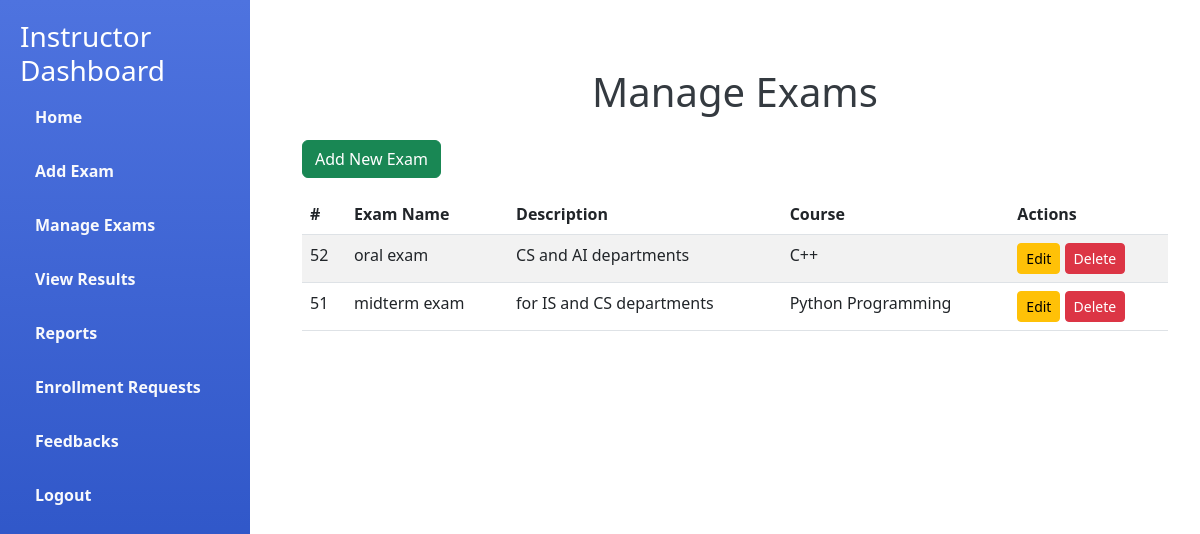
/pages/manage_exam.php (signed in), run on the app's committed database.
### tables this page shows
CREATE TABLE `exams` (
  `id` int(11) NOT NULL,
  `name` text NOT NULL,
  `description` text DEFAULT NULL,
  `course_id` int(11) NOT NULL,
  `created_by` int(11) NOT NULL,
  `created_at` datetime DEFAULT current_timestamp(),
  `duration` int(11) DEFAULT 60
);

CREATE TABLE `courses` (
  `id` int(11) NOT NULL,
  `name` text NOT NULL,
  `description` text DEFAULT NULL,
  `created_by` int(11) NOT NULL,
  `created_at` datetime DEFAULT current_timestamp()
);

### pages/manage_exam.php (the view, shortened to what this page needs)
<?php
$user_id = $_SESSION['user_id'];
include '../db_connection.php';
$query = "SELECT exams.id, exams.name AS name , exams.description, courses.name AS course_name
          FROM exams
          JOIN courses ON exams.course_id = courses.id
          where exams.created_by =?
          ORDER BY exams.created_at DESC";
$Texams=$conn->prepare($query);
$Texams->bind_param("i", $user_id);
$Texams->execute();
$result=$Texams->get_result();
$exams = mysqli_fetch_all($result, MYSQLI_ASSOC);
?>
<!DOCTYPE html>
<html lang="en">
<head>
    <link rel="stylesheet" href="../includes/assets/sidebar.css">
    <link rel="stylesheet" href="https://cdn.jsdelivr.net/npm/bootstrap@5.3.0-alpha1/dist/css/bootstrap.min.css">
</head>
<body>
<div class="sidebar">
        <h3>Instructor Dashboard</h3>
        <a href="instructor_dashboard.php">Home</a>
        <a href="add_exam.php">Add Exam</a>
        <a href="manage_exam.php">Manage Exams</a>
        <a href="view_results.php">View Results</a>
        <a href="reports.php">Reports</a>
        <a href="grant_enrollment.php">Enrollment Requests</a>
        <a href="feedbacks.php">Feedbacks</a>
        <a href="logout.php">Logout</a>
</div>
    <div class="dashboard-content">
    <div class="container mt-5">
        <h1 class="text-center">Manage Exams</h1>
        <div class="mt-4">
            <a href="add_exam.php" class="btn btn-success mb-3">Add New Exam</a>
            <table class="table table-striped">
                <thead>
                    <tr>
                        <th>#</th>
                        <th>Exam Name</th>
                        <th>Description</th>
                        <th>Course</th>
                        <th>Actions</th>
                    </tr>
                </thead>
                <tbody>
                    <?php if (!empty($exams)): ?>
                        <?php foreach ($exams as $exam): ?>
                            <tr>
                                <td><?= htmlspecialchars($exam['id']) ?></td>
                                <td><?= htmlspecialchars($exam['name']) ?></td>
                                <td><?= htmlspecialchars($exam['description']) ?></td>
                                <td><?= htmlspecialchars($exam['course_name']) ?></td>
                                <td>
                                    <a href="edit_exam.php?id=<?= $exam['id'] ?>" class="btn btn-warning btn-sm">Edit</a>
                                    <button class="btn btn-danger btn-sm delete-btn" data-id="<?= $exam['id'] ?>">Delete</button>
                                </td>
                            </tr>
                        <?php endforeach; ?>
                    <?php else: ?>
                        <tr>
                            <td colspan="5" class="text-center">No exams available.</td>
                        </tr>
                    <?php endif; ?>
                </tbody>
            </table>
        </div>
    </div>
    </div>
</body>
</html>

### includes/assets/sidebar.css (style rules this page uses)
body { margin: 0; font-family: Arial, sans-serif; display: flex; flex-direction: column; }
.sidebar { width: 250px; background: linear-gradient(180deg, #4e73df, #224abe); color: #fff; position: fixed; height: 100vh; padding: 20px; box-sizing: border-box; }
.sidebar a { color: #f8f9fc; text-decoration: none; padding: 10px 15px; display: block; margin-bottom: 10px; border-radius: 5px; font-weight: bold; }
.dashboard-content { margin-left: 270px; padding: 20px; box-sizing: border-box; width: calc(100% - 270px); }
.dashboard-content h1 { margin-bottom: 20px; color: #343a40; }
.btn { background: #4e73df; color: #fff; text-decoration: none; padding: 10px 15px; text-align: center; border-radius: 5px; font-weight: bold; display: inline-block; }

### data on the page
exams: id "52", name "oral exam", description "CS and AI departments", course.name "C++"
exams: id "51", name "midterm exam", description "for IS and CS departments", course.name "Python Programming"
